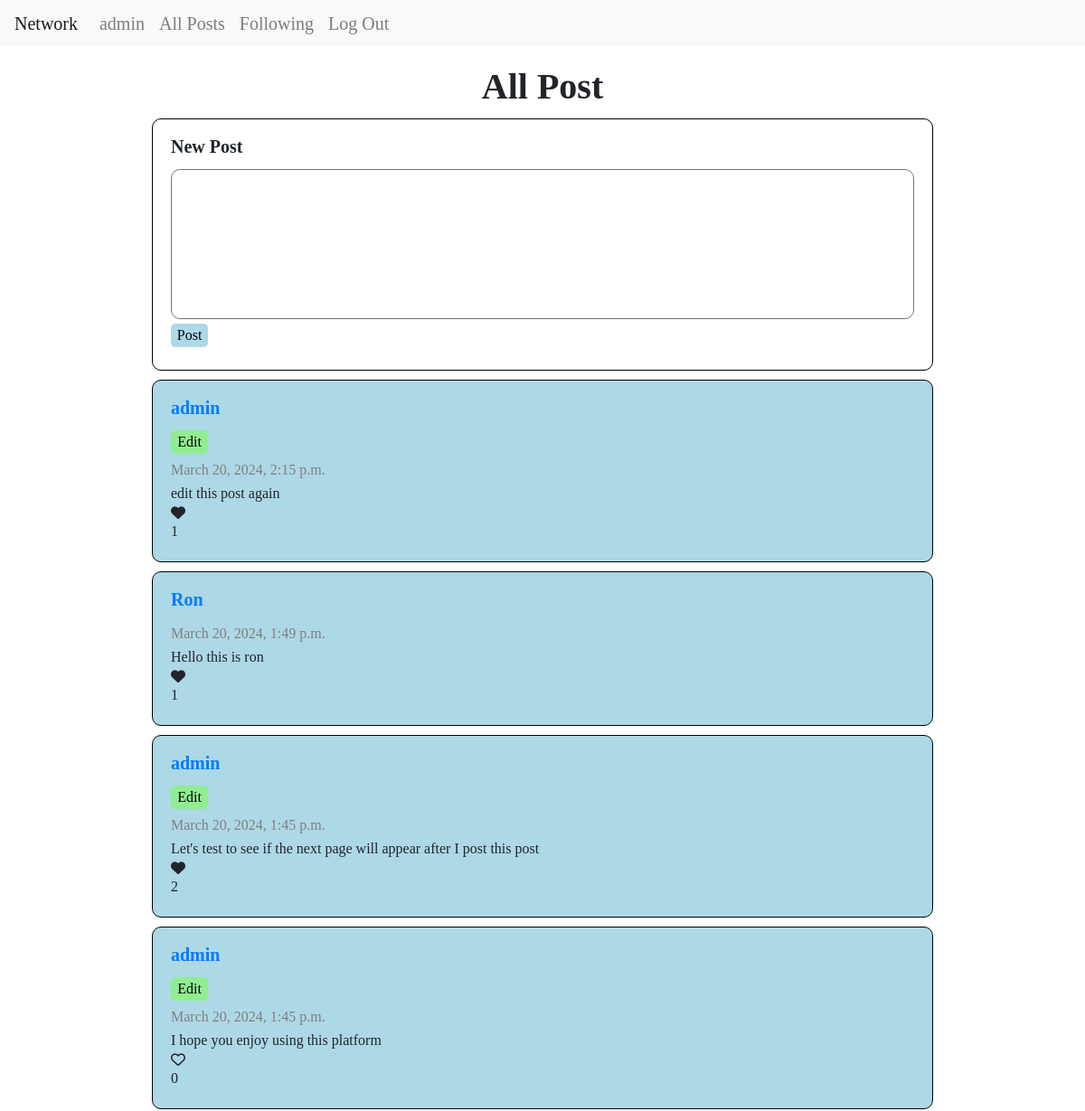
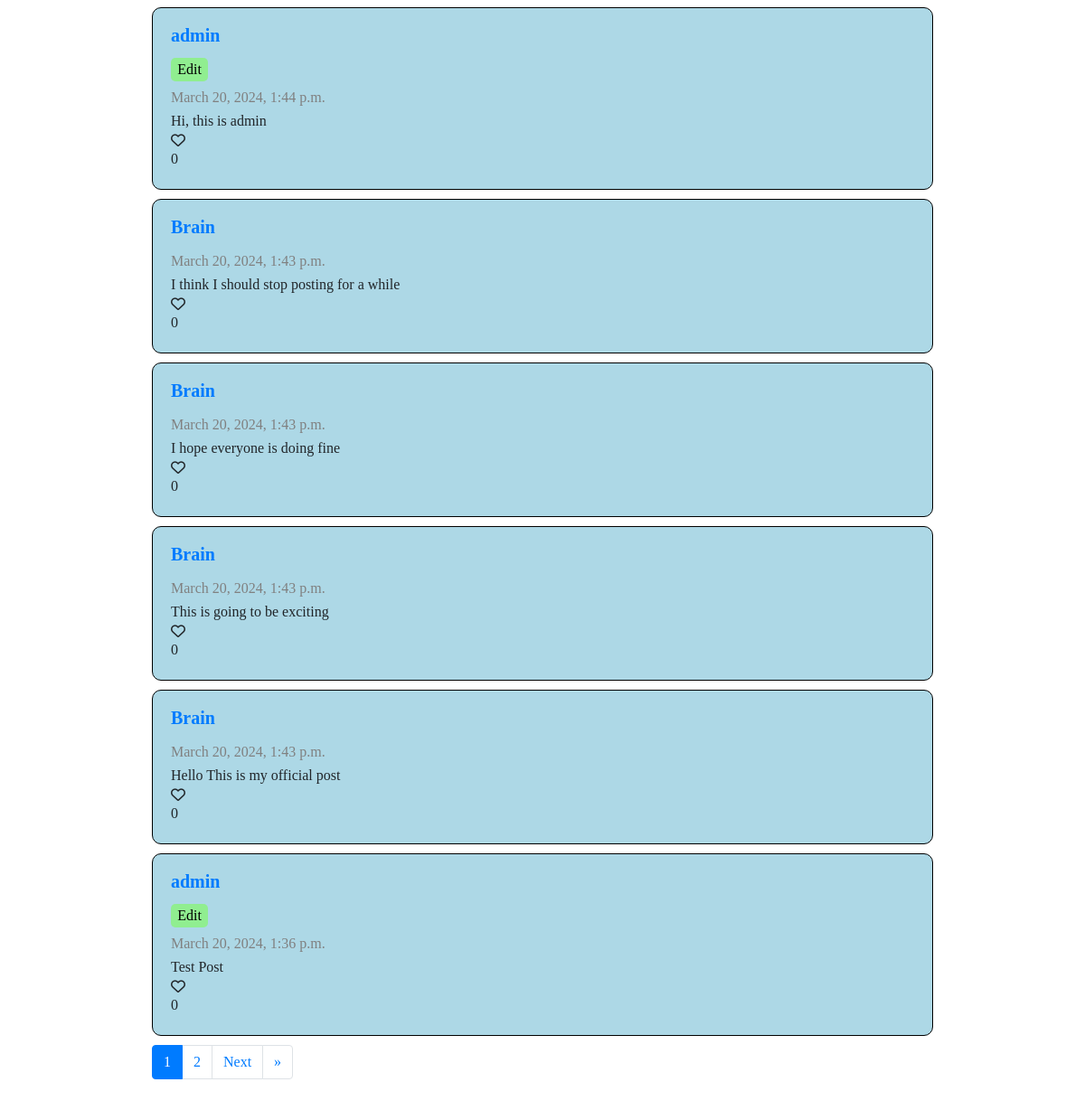
Screenshot of / (signed in) with the database file from the repository (2 pictures, top to bottom).
### network/models.py (models this page shows, shortened)
class User(AbstractUser):
    id = models.AutoField(primary_key=True)
    follower = models.ManyToManyField("User", related_name="your_following", blank=True)
    following = models.ManyToManyField("User", related_name="your_follower", blank=True)
    post = models.ManyToManyField("Post", related_name="poster", blank=True)

class Post(models.Model):
    id = models.AutoField(primary_key=True)
    user = models.ForeignKey("User", related_name="post_creator", on_delete=models.CASCADE , blank=True, null=True)
    text = models.TextField(blank=True)
    time = models.DateTimeField(auto_now_add=True)
    like = models.ManyToManyField("User", related_name="liker", null=True, blank=True)

### network/views.py (the view)
# urls.py: path("", views.index, name="index"),
def index(request):
    posts = Post.objects.order_by("-time").all()
    paginator = Paginator(posts, 10)
    page_number = request.GET.get('page')
    venues = paginator.get_page(page_number)
    return render(request, "network/index.html", {"venues": venues})

### network/templates/network/index.html (shortened to what this page needs)
{% extends "network/layout.html" %}
{% load static %}
{% block body %}
    <main id="main">
        <h1 class="title" data-page="index" id="title">All Post</h1>
        {% if user.is_authenticated %}
            <div id="newPost"">
                <form id="form">
                    <h3 class="form-header">New Post</h3>
                    <textarea class="form-element" id="form-text" cols="30" rows="10"></textarea>
                    <input class="form-element" type="submit" value="Post">
                </form>
            </div>
        {% endif %}
        <div id="display">
            {% if venues %}
                {% include "network/display.html" %}
            {% else %}
                <h1 id="message">Nobody has posted anything</h1>
            {% endif %}
        </div>
        {% include "network/nav.html" %}
    </main>
{% endblock %}

### network/templates/network/layout.html (shortened to what this page needs)
{% load static %}
<!DOCTYPE html>
<html lang="en">
  <head>
    <link
      rel="stylesheet"
      href="https://stackpath.bootstrapcdn.com/bootstrap/4.4.1/css/bootstrap.min.css"
    />
    <link href="{% static 'network/styles.css' %}" rel="stylesheet" />
  </head>
  <body>
    <nav class="navbar navbar-expand-lg navbar-light bg-light">
      <a class="navbar-brand" id="nav-title" href="{% url 'index' %}">Network</a>
      <div>
        <ul class="navbar-nav mr-auto">
          {% if user.is_authenticated %}
          <li class="nav-item">
            <a class="nav-link" id="nav-title" href="{% url 'profile' id=user.id %}"
              ><strong>{{ user.username }}</strong></a
            >
          </li>
          {% endif %}
          <li class="nav-item">
            <a class="nav-link" id="nav-title" href="{% url 'index' %}" id="allPost"
              >All Posts</a
            >
          </li>
          {% if user.is_authenticated %}
          <li class="nav-item">
            <a class="nav-link" id="nav-title" href="{% url 'following' %}" id="following"
              >Following</a
            >
          </li>
          <li class="nav-item">
            <a class="nav-link" id="nav-title" href="{% url 'logout' %}">Log Out</a>
          </li>
          {% endif %}
        </ul>
      </div>
    </nav>
    <div class="body">{% block body %} {% endblock %}</div>
  </body>
</html>

### network/templates/network/display.html
{% for post in venues %}
  <div class="post" id="{{ post.id }}">
    {% if user.is_authenticated %}
      <a href="/profile/{{ post.user_id }}" class="post-header">{{ post.user }}</a>
    {% else %}
      <h3 class="post-header">{{ post.user }}</h3>
    {% endif %}
    {% if user.is_authenticated and post.user == user %}
      <button class="edit-button post-element" id="post-button-{{ post.id }}" data-edit-id="{{ post.id }}">Edit</button>
    {% endif %}
    <p class="post-element post-time" id="post-time-{{ post.id }}">{{ post.time }}</p>
    <p class="post-element" id="post-text-{{ post.id }}">{{ post.text }}</p>
    <i id="like-button-{{ post.id }}" data-like-id="{{ user.id }}|{{ post.id }}"
      class="{% if user in post.like.all %}fa-solid fa-heart{% else %}fa-regular fa-heart{% endif %} like-button"
    >
    </i>
    <p id="like-count-{{ post.id }}" class="post-element">{{ post.like.count }} </p>
  </div>
{% endfor %}

### network/static/network/styles.css (style rules this page uses)
html, body, div, span, applet, object, iframe, h1, h2, h3, h4, h5, h6, p, blockquote, pre, a, abbr, acronym, address, big, cite, code, del, dfn, em, img, ins, kbd, q, s, samp, small, strike, strong, sub, sup, tt, var, b, u, i, center, dl, dt, dd, ol, ul, li, fieldset, form, label, legend, table, caption, tbody, tfoot, thead, tr, th, td, article, aside, canvas, details, embed, figure, figcaption, footer, header, hgroup, menu, nav, output, ruby, section, summary, time, mark, audio, video { margin: 0; padding: 0; border: 0; font-size: 100%; font: inherit; vertical-align: baseline; }
article, aside, details, figcaption, figure, footer, header, hgroup, menu, nav, section { display: block; }
body { line-height: 1; }
ol, ul { list-style: none; }
#nav-title { font-size: 20px; }
#title { font-weight: bold; font-size: 40px; margin-bottom: 15px; }
#main { padding: 2%; margin: 0 auto; display: flex; flex-direction: column; align-items: center; }
#newPost { width: 75%; height: auto; border: 1px solid black; border-radius: 10px; margin-bottom: 10px; padding: 20px; }
#newPost > form { display: flex; flex-direction: column; }
#newPost .form-header { margin-bottom: 15px; font-weight: bold; font-size: 20px; }
#newPost .form-element { margin-bottom: 5px; }
#newPost input[type="submit"] { width: 5%; padding: 5px; border-radius: 5px; border: none; background-color: lightblue; }
#newPost textarea { resize: none; border-radius: 10px; }
#display { display: flex; flex-direction: column; align-items: center; width: 100%; height: auto; }
.post { border: 1px solid black; background-color: lightblue; border-radius: 10px; margin-bottom: 10px; width: 75%; height: 100%; padding: 20px; display: flex; flex-direction: column; }
.post-header { font-size: 20px; font-weight: bold; margin-bottom: 15px; }
.post-element { padding: 5px 0; }
.edit-button { width: 5%; border-radius: 5px; border: none; background-color: lightgreen; margin-bottom: 5px; }
.post-time { color: gray; }

### rows the page displays
User: username "admin"
Post: user "admin", time "March 20, 2024, 2:15 p.m.", text "edit this post again", like.count "1"
Post: user "Ron", time "March 20, 2024, 1:49 p.m.", text "Hello this is ron", like.count "1"
Post: user "admin", time "March 20, 2024, 1:45 p.m.", text "Let's test to see if the next page will appear after I post this post", like.count "2"
Post: user "admin", time "March 20, 2024, 1:45 p.m.", text "I hope you enjoy using this platform", like.count "0"
Post: user "admin", time "March 20, 2024, 1:44 p.m.", text "Hi, this is admin", like.count "0"
Post: user "Brain", time "March 20, 2024, 1:43 p.m.", text "I think I should stop posting for a while", like.count "0"
Post: user "Brain", time "March 20, 2024, 1:43 p.m.", text "I hope everyone is doing fine", like.count "0"
Post: user "Brain", time "March 20, 2024, 1:43 p.m.", text "This is going to be exciting", like.count "0"
Post: user "Brain", time "March 20, 2024, 1:43 p.m.", text "Hello This is my official post", like.count "0"
Post: user "admin", time "March 20, 2024, 1:36 p.m.", text "Test Post", like.count "0"

### other values shown
{{ venues.number }} "1"
{{ venues.next_page_number }} "2"
